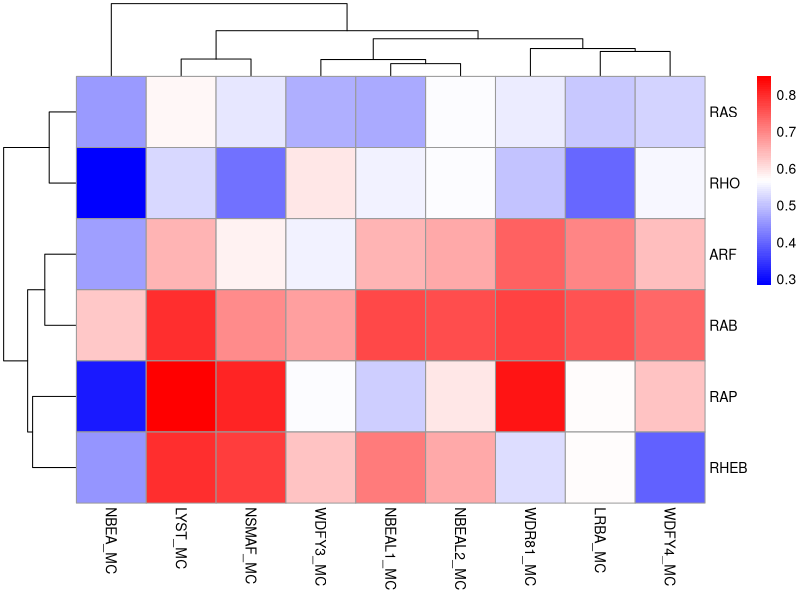

Write the R code that produced this figure.
# Load necessary libraries
library(tidyverse)
library(pheatmap)

# Load data
data <- readxl::read_excel("Data/BEACHxRAS.xlsx", sheet = "Sheet1") %>% as_tibble()

# Group by RAS Family and calculate means
grouped_data <- data %>%
  group_by(`RAS Family`) %>%
  summarise(across(where(is.numeric), ~mean(.x, na.rm = TRUE)))

# Prepare matrix for clustering
heatmap_matrix <- as.matrix(grouped_data[,-1])
rownames(heatmap_matrix) <- grouped_data$`RAS Family`

# Perform hierarchical clustering
heatmap_result <- pheatmap(
  mat = heatmap_matrix,
  cluster_rows = TRUE,
  cluster_cols = TRUE,
  color = colorRampPalette(c("blue", "white", "red"))(100)
)

# Extract row clusters
row_clusters <- cutree(heatmap_result$tree_row, k = 5)

# Save clusters
cluster_assignments <- data.frame(
  RAS_Family = rownames(heatmap_matrix),
  Cluster = row_clusters
)
write.csv(cluster_assignments, "RAS_Family_Clusters.csv", row.names = FALSE)
